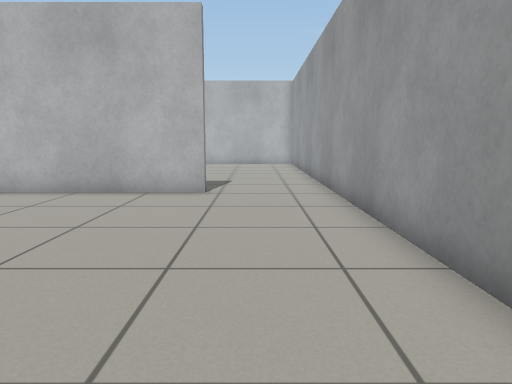
View 1 (above)

18 first-person views from a walk through a Gazebo world. The camera is 0.72 m above the floor, tilts 8° down and sees 70° across. The floor is counted in squares, 0.5 m on a side. Each view is taken from the middle of a square. On the plan, view 1 faces up. The plan holds only what a view shows up to about 16 squares ahead; the rest is blank.

View 2
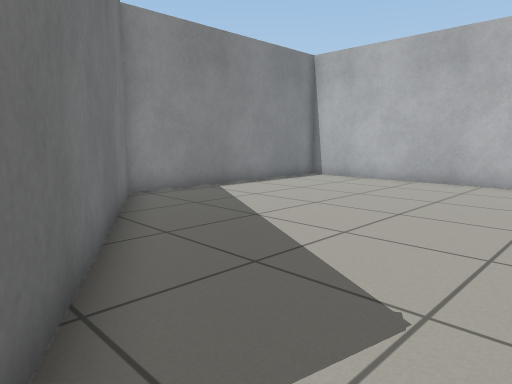

View 3
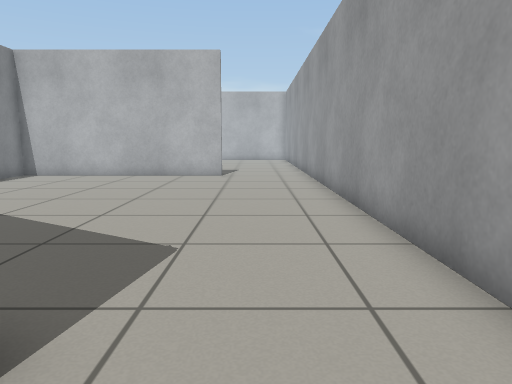

View 4
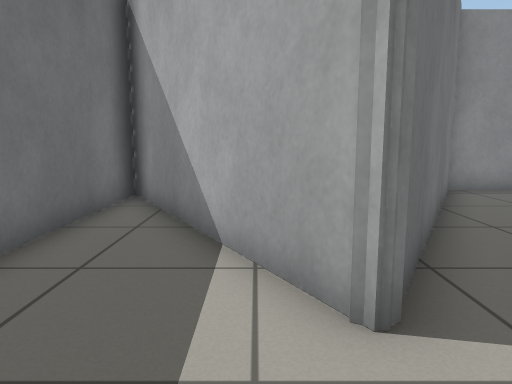

View 5
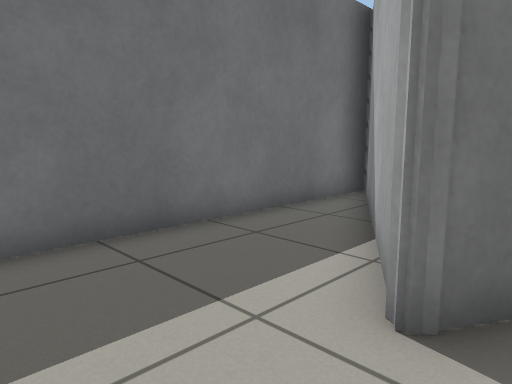

View 6
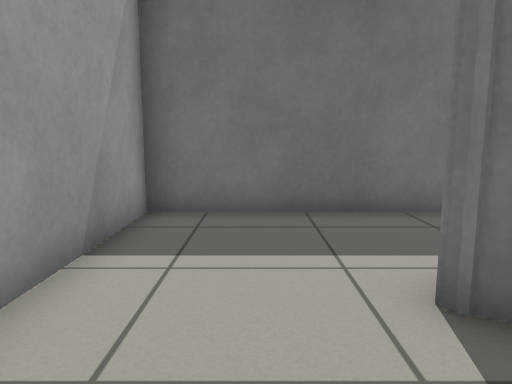

View 7
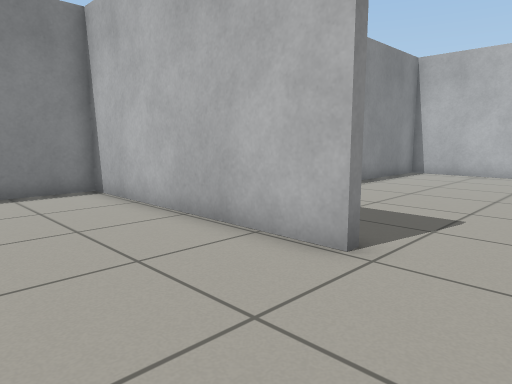

View 8
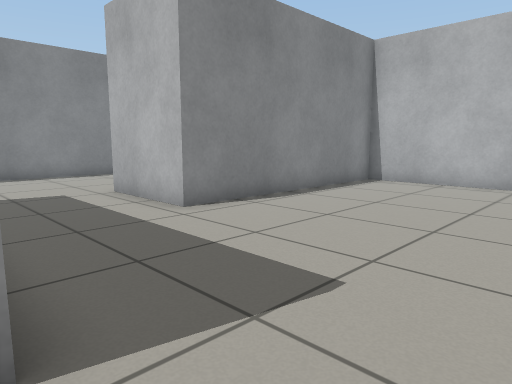

View 9
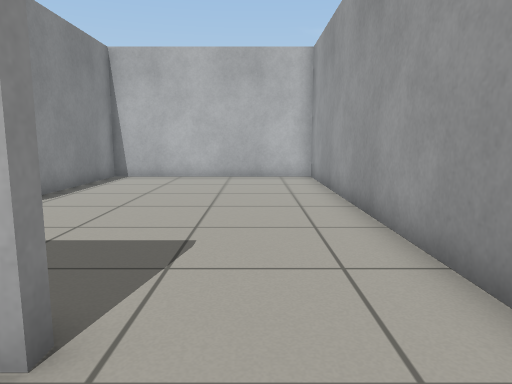

View 10
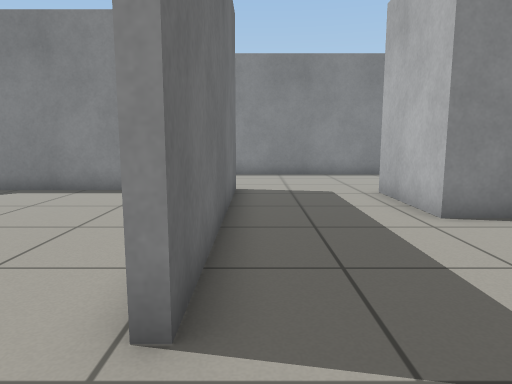

View 11
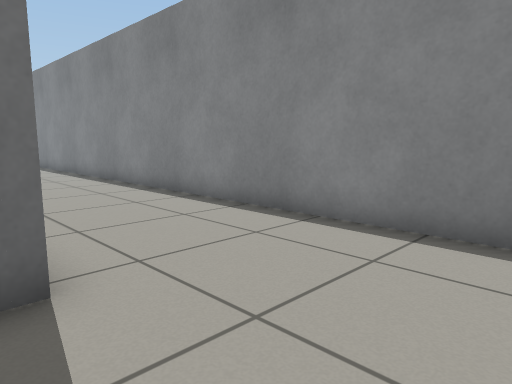

View 12
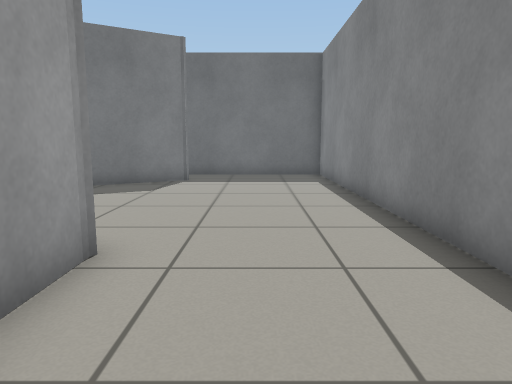

View 13
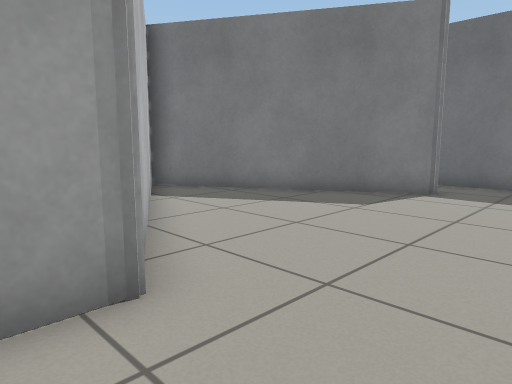

View 14
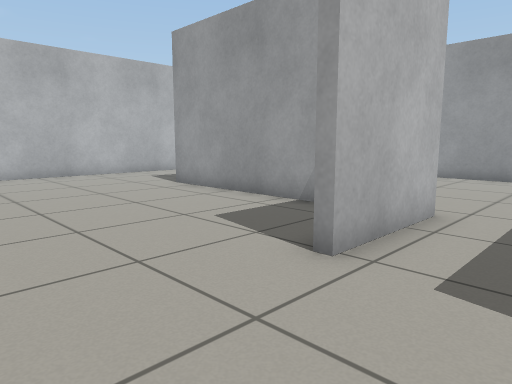

View 15
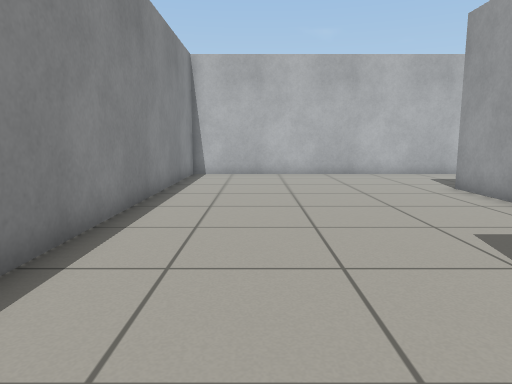

View 16
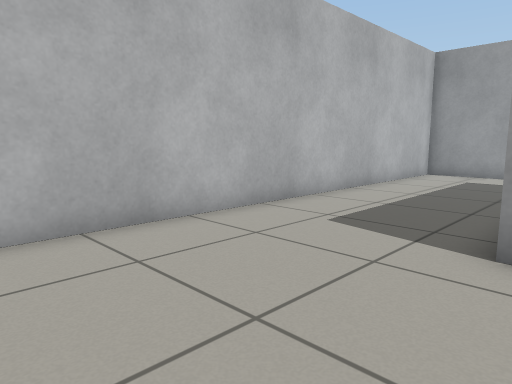

View 17
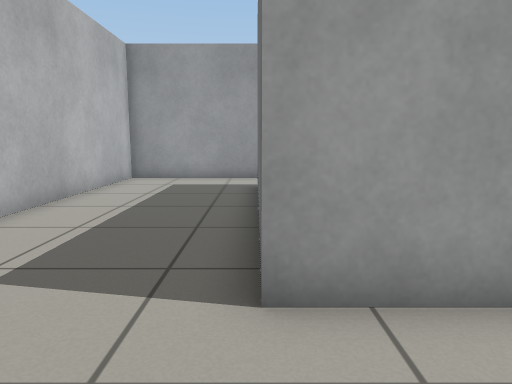

View 18
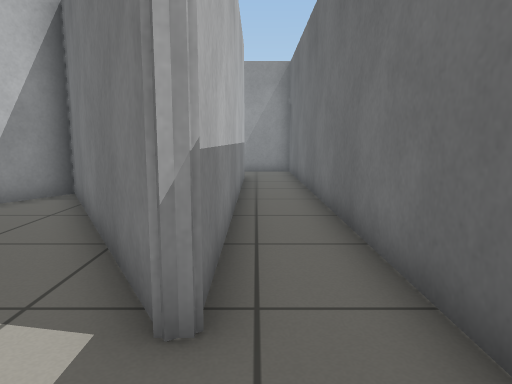

### Floor plan
Ten units are one square. View 1 is at (0, 0); x grows to the right and y downward. Boxes are objects, and circles mark ways between rooms. Rooms are numbered by the first view taken in them; rooms with no view inside come last. Other rooms are left out.
<svg viewBox="-152 -283 209 384">
<path fill="none" stroke="#000" d="M-14 -101 -96 -101 -96 -16 -15 30 -67 60M-66 72 22 72 22 -95M-100 -104 -14 -104 -14 -101M22 -95 22 -227 -57 -227 -57 -145 -93 -145M-147 -156 -147 -6M-99 -15 -99 -32M-60 -170 -60 -229 -31 -229M-11 -229 -6 -229M52 -229 52 -278 -147 -278 -147 -156M-67 60 -88 72M-147 66 -147 96 44 96M25 76 -95 76 -95 73M-95 73 -21 31 -99 -15M-88 72 -66 72M-147 -6 -147 66"/>
<circle cx="0" cy="-100" r="3" fill="#2a7"/>
<circle cx="-120" cy="-150" r="3" fill="#2a7"/>
<circle cx="-125" cy="-12" r="3" fill="#2a7"/>
<circle cx="-120" cy="70" r="3" fill="#2a7"/>
<text x="-30" y="-30">1</text>
<text x="-60" y="-130">2</text>
<text x="-70" y="-160">3</text>
<text x="-100" y="30">4</text>
</svg>
Room 1 opens to room 2. Room 2 opens to room 3. Room 2 opens to room 4. Room 3 opens to room 4.

Where each view was taken, in squares from view 1:
view 1: 0 up, 0 right, facing up
view 2: 3 down, 0 right, facing up-left
view 3: 5 down, 0 right, facing up
view 4: 4 down, 1 right, facing left
view 5: 2 down, 1 right, facing down-left
view 6: 0 up, 0 right, facing down
view 7: 6 up, 1 right, facing up-left
view 8: 10 up, 1 right, facing up-left
view 9: 8 up, 0 right, facing up
view 10: 11 up, 1 right, facing left
view 11: 14 up, 9 left, facing down-left
view 12: 6 up, 12 left, facing down
view 13: 3 up, 13 left, facing down-right
view 14: 12 up, 13 left, facing up-right
view 15: 12 up, 12 left, facing up
view 16: 22 up, 11 left, facing up-right
view 17: 23 up, 9 left, facing right
view 18: 8 down, 12 left, facing right
